Frame 1 (no input): blank canvas, image omitted
Frame 60 (no input): blank canvas, image omitted
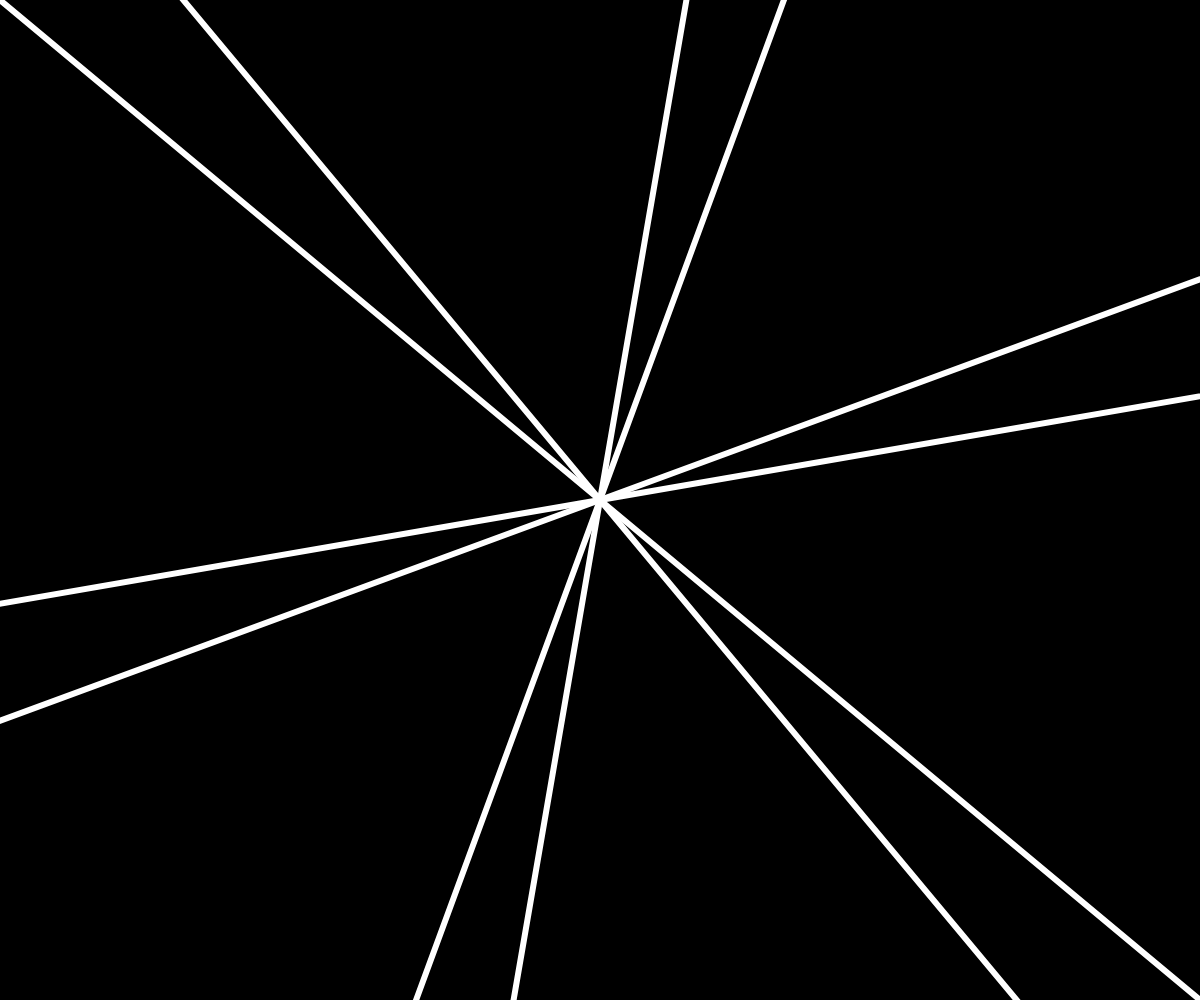
Frame 120 (the mouse pressed at the canvas centre since frame 60)

The p5.js sketch whose frames 1 and 60 were blank and that drew this single picture after the mouse press (run headless with seeded random() and noise() and a simulated clock; from frame 60 on, the mouse is pressed at the canvas centre):

// p5.js sketch
// ── sketch.js
let symmetry = 12;
let angle = 360 / symmetry;

function setup() {
  createCanvas(windowWidth, windowHeight);
  angleMode(DEGREES);
  background(0);
}

function draw() {
  let mx = mouseX - width / 2;
  let my = mouseY - height / 2;
  let pmx = pmouseX - width / 2;
  let pmy = pmouseY - height / 2;
  translate(width / 2, height / 2);
  if (mouseIsPressed) {
    for (let i = 0; i < symmetry; i++) {
      push();
      rotate(i * angle);
      if (i % 2 == 1) {
        scale(-1, 1);
      }
      strokeWeight(6);
      stroke(255);
      line(mx, my, pmx, pmy);
      pop();
    }
  }
}
